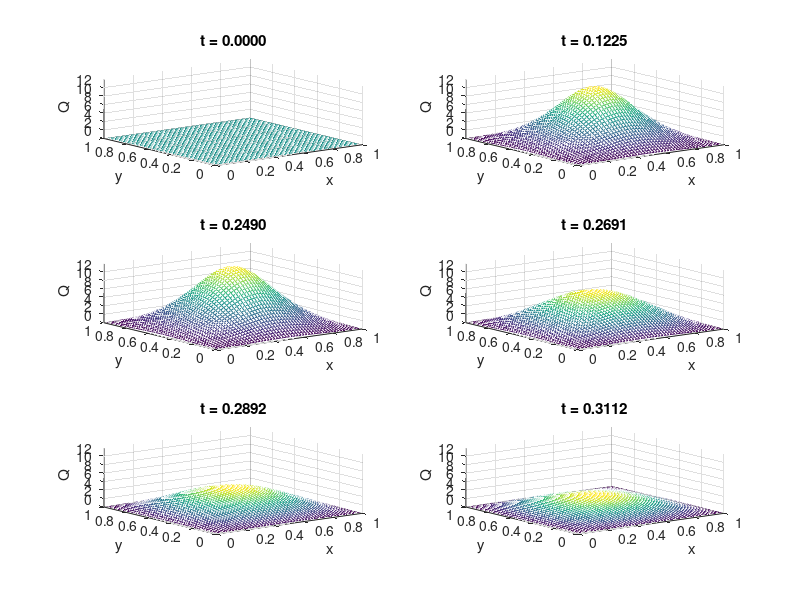

Write MATLAB code to recreate this figure.
%% Heat_equation 
%- Program to solve the diffusion equation
% using the Backward Euler method
%% Parameters
clear all;close all;clc;
N = 50; % Number of grid points
L = 1; % The system extends from (x)=(0) to (x)=(L)
h = L/N;
i = 1:(N); % 1:N
[x,y] = meshgrid(h/2:h:L,h/2:h:L);
w = 0.2;
xs = 0.5;
ys = 0.5;
tfinal = .5;
tau = .1*h;
coeff = tau/h^2;
tsteps = ceil(tfinal/tau);
time = linspace(0,tfinal,tsteps);
%% Initialize Source function
xExponent = (x-xs).^2;
yExponent = (y-ys).^2;
S = exp(-(xExponent)/w^2).*exp(-yExponent/w^2);
deltaFunction = zeros(N);
deltaFunction(round(N/2),round(N/2))=2;
% S = deltaFunction;
S = reshape(S,[N^2,1]);
%% Initialize Q-matrix
Q = zeros(N^2,1); 
%% Compute matrix A
TN = 2*eye(N) - diag(ones(N-1,1),1) - diag(ones(N-1,1),-1);
TNxN = kron(eye(N),TN) + kron(TN,eye(N));
mA = eye(N^2) + coeff*TNxN;
sparseA = sparse(mA);
%% Initialize loop and plot variables
Qplot(:,1) = Q; % initial value
stepNumber=round(.25/tau);
%% Main loops
for iter=1:stepNumber
    Q = sparseA\Q + S;
    Qplot(:,iter+1) = Q(:);
end
% Loop after source is gone
for iter2=(iter+2):tsteps
    Q = sparseA\Q;
    Qplot(:,iter2) = Q(:);
end
%% Reshape Q for plotting
Qresh = reshape(Qplot,[N,N,tsteps]);
%% look at dx*dy*Qij for Conservation
cons(1:tsteps,1) = h^2*sum(sum(Qresh(:,:,1:end)));
figure(1);
plot(tau*(1:length(cons)),cons);
tL=title('\Deltax \Deltay Q_{i,j} vs time');
xL = xlabel('time (sec)');
yL = ylabel('\Deltax \Deltay Q_{i,j}');
%% Print Plots
fin = length(Qplot(1,:));
maxZ = max(max(max(Qresh)));
%     n1 = [1 ceil(.25/(2*tau)) ceil(.25/tau)...
%        ceil(.25/tau)+5 ceil(.25/tau)+20 ceil(.25/tau)+50];
n1 = [1 floor(fin*6/24) floor(fin*12/24)...
    floor(fin*13/24) floor(fin*14/24) floor(fin*15/24)];
for i = 1:length(n1)
    s1=subplot(3,2,i);
    mesh(x,y,Qresh(:,:,n1(i)))
    hTitle = title(sprintf('t = %0.4f',time(n1(i))));
    axis([0 1 0 1 0 maxZ]);
    hXLabel = xlabel('x');
    hYLabel = ylabel('y');
    hZLabel = zlabel('Q');
end
